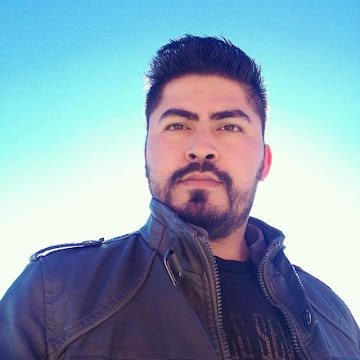
#> input picture RFace/images/img1.jpg, 360 x 360 px, found by its file name
$ python 5_recortar_imagen.py
#> lines starting #> are read from the running program, lines starting #| are printed output that depends on the picture
import cv2

# Leer la imagen
image = cv2.imread("images\img1.jpg")
#> image is the input picture: shape (360, 360, 3); mean B, G, R 179.8, 160.8, 136

# Definir el área de recorte seleccionando una área especifica (y1:y2, x1,x2) (largo, ancho)
cutting = image[25:250, 100:300]
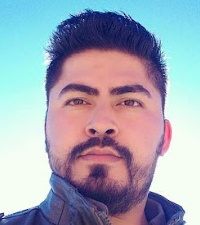
#> cutting: shape (225, 200, 3); mean B, G, R 179.4, 164.5, 159.3

# Mostrar la imagen recortada
cv2.imshow("Imagen recortada", cutting)
cv2.waitKey(0)
cv2.destroyAllWindows()

$ run again, with RFace/images/img2.jpg copied over RFace/images/img1.jpg
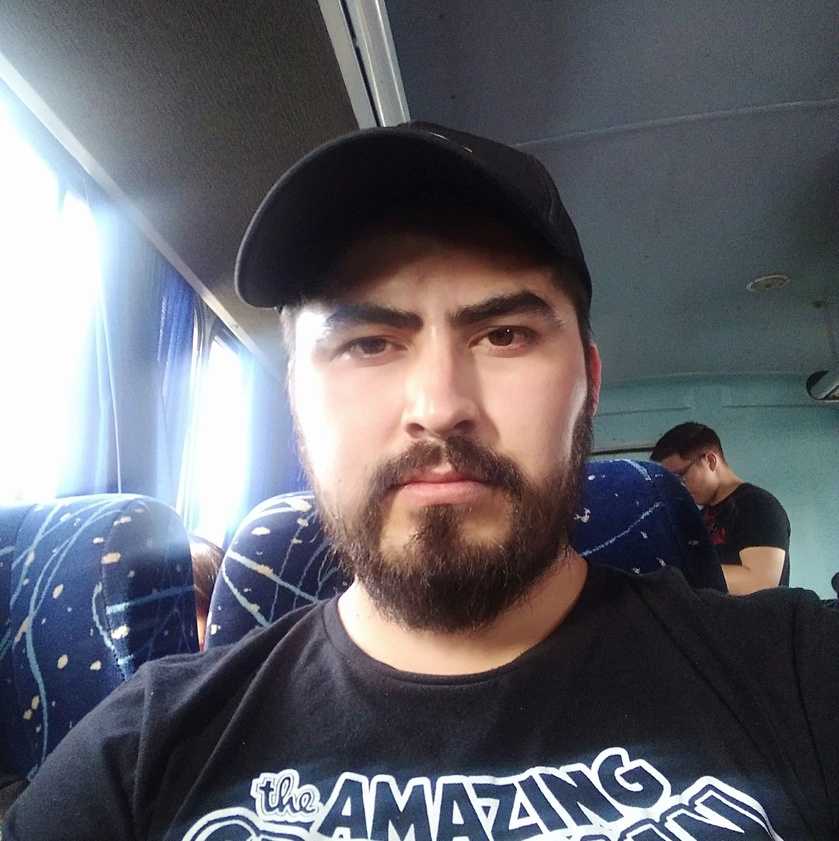
#> input picture RFace/images/img2.jpg, 839 x 841 px, shrunk from 2008 x 2015 before the run, found by its file name
#> image is the input picture: shape (841, 839, 3); mean B, G, R 105.9, 98.6, 98.4
#> `cutting = image[25:250, 100:300]`:
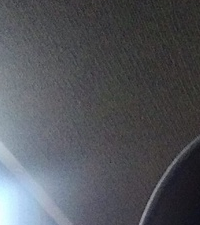
#> cutting: shape (225, 200, 3); mean B, G, R 89.7, 84.7, 82.4
